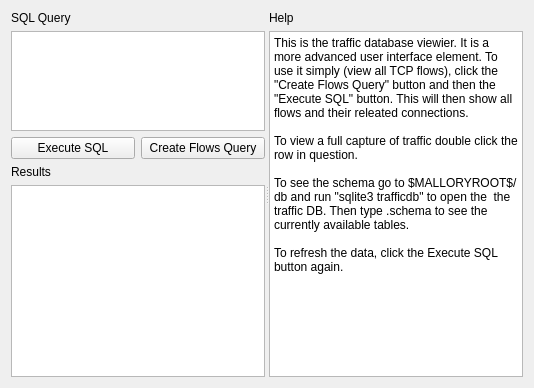
          <widget class="QWidget" name="tabdbview">
           <attribute name="icon">
            <iconset resource="mallory_gui.qrc">
             <normaloff>:/icons/icons/database.png</normaloff>:/icons/icons/database.png</iconset>
           </attribute>
           <attribute name="title">
            <string>DB View</string>
           </attribute>
           <layout class="QHBoxLayout" name="horizontalLayout_15">
            <item>
             <widget class="QSplitter" name="splitter_db">
              <property name="orientation">
               <enum>Qt::Horizontal</enum>
              </property>
              <widget class="QWidget" name="horizontalLayoutWidget_2">
               <layout class="QVBoxLayout" name="verticalLayout_12">
                <item>
                 <widget class="QLabel" name="label_15">
                  <property name="text">
                   <string>SQL Query</string>
                  </property>
                 </widget>
                </item>
                <item>
                 <widget class="QPlainTextEdit" name="textdbsql">
                  <property name="maximumSize">
                   <size>
                    <width>16777215</width>
                    <height>100</height>
                   </size>
                  </property>
                  <property name="font">
                   <font>
                    <family>Monospace</family>
                    <pointsize>11</pointsize>
                   </font>
                  </property>
                 </widget>
                </item>
                <item>
                 <layout class="QHBoxLayout" name="horizontalLayout_14">
                  <item>
                   <widget class="QPushButton" name="btndbexec">
                    <property name="text">
                     <string>Execute SQL</string>
                    </property>
                    <property name="icon">
                     <iconset resource="mallory_gui.qrc">
                      <normaloff>:/icons/icons/lightning.png</normaloff>:/icons/icons/lightning.png</iconset>
                    </property>
                   </widget>
                  </item>
                  <item>
                   <widget class="QPushButton" name="btndbflowsq">
                    <property name="text">
                     <string>Create Flows Query</string>
                    </property>
                    <property name="icon">
                     <iconset resource="mallory_gui.qrc">
                      <normaloff>:/icons/icons/database_add.png</normaloff>:/icons/icons/database_add.png</iconset>
                    </property>
                   </widget>
                  </item>
                 </layout>
                </item>
                <item>
                 <widget class="QLabel" name="label_16">
                  <property name="text">
                   <string>Results</string>
                  </property>
                 </widget>
                </item>
                <item>
                 <widget class="QTableView" name="tabledbview"/>
                </item>
               </layout>
              </widget>
              <widget class="QWidget" name="verticalLayoutWidget_5">
               <layout class="QVBoxLayout" name="verticalLayout_11">
                <item>
                 <widget class="QLabel" name="label_17">
                  <property name="text">
                   <string>Help</string>
                  </property>
                 </widget>
                </item>
                <item>
                 <widget class="QPlainTextEdit" name="plainTextEdit">
                  <property name="plainText">
                   <string>This is the traffic database viewier. It is a more advanced user interface element. To use it simply (view all TCP flows), click the &quot;Create Flows Query&quot; button and then the &quot;Execute SQL&quot; button. This will then show all flows and their releated connections. 

To view a full capture of traffic double click the row in question.

To see the schema go to $MALLORYROOT$/db and run &quot;sqlite3 trafficdb&quot; to open the  the traffic DB. Then type .schema to see the currently available tables. 

To refresh the data, click the Execute SQL button again.</string>
                  </property>
                 </widget>
                </item>
               </layout>
              </widget>
             </widget>
            </item>
           </layout>
          </widget>
